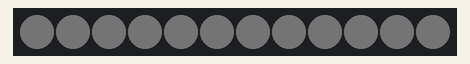
The sketch below on a simulated Arduino Uno, built with avr-gcc and run on an emulated ATmega328P. Parts: 12 RGB LEDs in strip order, left to right. Dim RGB values are drawn brighter than linear; random numbers use the default seed unless the sketch sets one.

Above: at 0.15 s.
At 3.5 s:
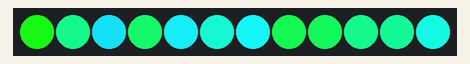
At 9.58 s:
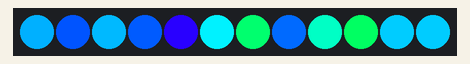
At 19.92 s:
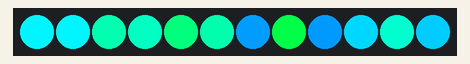
At 30.57 s:
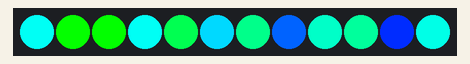
At 39.39 s:
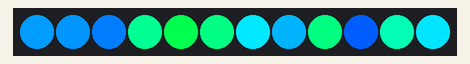

The sketch:

LedRing.ino
```cpp
#include <Adafruit_NeoPixel.h>
#include <avr/power.h>
#define PIN 3
#define NUMPIXELS 12
Adafruit_NeoPixel pixels = Adafruit_NeoPixel(NUMPIXELS, PIN, NEO_GRB + NEO_KHZ800);

int newLightValCounter = 0;

float transitionSpeed = 0.01;

int delayval = 1000 / 100;
int newLightVal = delayval * 50;

float current[NUMPIXELS][3] = {};
float target[NUMPIXELS][3] = {};
float hueShift = 0;
float hueShiftSpeed = 100;

void setup() {
  for (int i = 0; i < NUMPIXELS; i++) {
    for (int x = 0; x <= 2; x++) {
      current[i][x] = 0;
      target[i][x] = 128;
    }
  }
  pixels.begin();
}

void loop() {
  if (newLightValCounter >= newLightVal) {
    newLightValCounter = 0;
  randomBlueColor(255, 255);
  }

  interpolateRGB(true);

  // rotateRGB(255, 255);
  pixels.show();

  newLightValCounter += delayval;
  delay(delayval);
}

void randomHue(int sat, int val) {
  for (int i = 0; i < NUMPIXELS; i++) {
    target[i][0] = (float)random(0, 65534);
    target[i][1] = sat;
    target[i][2] = val;
  }
}

void randomBlueColor(int sat, int val) {
  for (int i = 0; i < NUMPIXELS; i++) {
    // int rndLight = random(0, 12);
    float hue = 32767 + random(-20000, 20000);
    target[i][0] = hue;
    target[i][1] = sat;
    target[i][2] = val;
  }
}

void rotateRGB(int sat, int val) {
  hueShift += hueShiftSpeed;
  if (hueShift > 65535)
    hueShift = 0;

  for (float i = 0; i < NUMPIXELS; i++) {
    int hue = hueShift + (i / NUMPIXELS) * 65535;
    if (hue > 65535)
      hue -= 65535;
    pixels.setPixelColor(i, pixels.ColorHSV(hue, sat, val));
  }
}


void interpolateRGB(bool hsv) {
  for (int i = 0; i < NUMPIXELS; i++) {
    for (int x = 0; x <= 2; x++) {
      current[i][x] += ((target[i][x] - current[i][x]) * transitionSpeed);
    }
  }
  for (int i = 0; i < NUMPIXELS; i++) {
    if (hsv)
      pixels.setPixelColor(i, pixels.ColorHSV((uint16_t)current[i][0], (int)current[i][1], (int)current[i][2]));
    else
      pixels.setPixelColor(i, pixels.Color((int)current[i][0], (int)current[i][1], (int)current[i][2]));
  }
}
```
